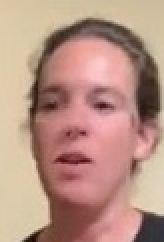
#> input picture images/facebook_12092.jpg, 82 x 121 px (shown 2 times larger); its folder holds 4 pictures in this run
$ python nostrilconnection.py   (older library calls are emulated)
#> lines starting #> are read from the running program, lines starting #| are printed output that depends on the picture
import cv2
import glob
import numpy as np

#작업할 이미지 경로
img_dir = "C:\\Users\\jsych\\Desktop\\Images\\*"
file_list = glob.glob(img_dir)
#.jpg파일만 리스트에 넣는다.
img_list = [file for file in file_list if file.endswith(".jpg")]
#작업할 이미지의 개수
cnt_img = len(img_list) - 1

for i in range(cnt_img):
    imgfile_name = img_list[i].split("\\")
    train = cv2.imread(img_list[i])
#> train is the input picture: shape (121, 82, 3); mean B, G, R 131.6, 146.3, 184.7
    tmp = train.copy()

    # Emboss
    tmp = cv2.cvtColor(tmp, cv2.COLOR_RGB2GRAY)
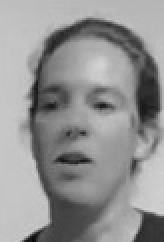
#> tmp: shape (121, 82) (shown 2 times larger); min 7, max 211, mean 146.3
    Kernel_emboss = np.array([[-2, -1, 0], [-1, 1, 1], [0, 1, 2]])
    tmp = cv2.filter2D(tmp, cv2.CV_8U, Kernel_emboss)
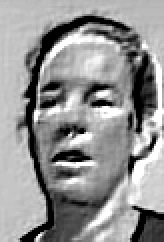
#> tmp: shape (121, 82) (shown 2 times larger); min 0, max 255, mean 146.8
    tmp = cv2.cvtColor(tmp, cv2.COLOR_GRAY2RGB)
#> tmp: shape (121, 82, 3)

    #THRESH_TOZERO
    ret, tmp = cv2.threshold(tmp, 45,0, cv2.THRESH_TOZERO)
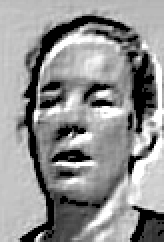
#> tmp: shape (121, 82, 3) (shown 2 times larger); min 0, max 255, mean 145.6

    # Gamma_correction
    gamma = 50
    lookUpTable = np.empty((1, 256), np.uint8)
    for j in range(256):
        lookUpTable[0, j] = np.clip(pow(j / 255.0, 1.0 / (gamma / 10)) * 255.0, 0, 255)

    tmp = cv2.LUT(tmp, lookUpTable)
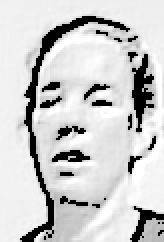
#> tmp: shape (121, 82, 3) (shown 2 times larger); min 0, max 255, mean 203


    # 필터 통과한 이미지 변수에 넣기
    work = tmp.copy()


    #결과 이미지를 보여준다.
    cv2.imshow('aaa', work)
    cv2.waitKey()
#> pass 2 of the loop `for i in range(cnt_img):`:
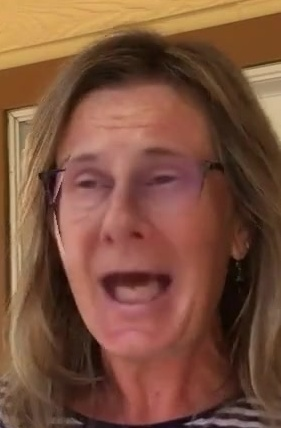
#> input picture images/facebook_13546.jpg, 281 x 428 px
#> train is the input picture: shape (428, 281, 3); mean B, G, R 60.9, 81.2, 123.6
#> `ret, tmp = cv2.threshold(tmp, 45,0, cv2.THRESH_TOZERO)`:
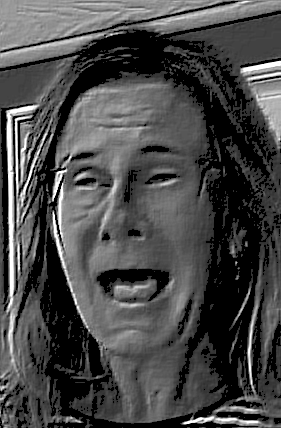
#> tmp: shape (428, 281, 3); min 0, max 255, mean 72.8
#> `tmp = cv2.LUT(tmp, lookUpTable)`:
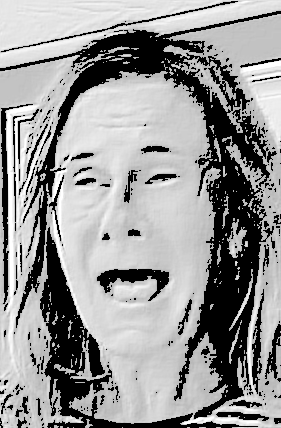
#> tmp: shape (428, 281, 3); min 0, max 255, mean 150.6
#> pass 3 of the loop `for i in range(cnt_img):`:
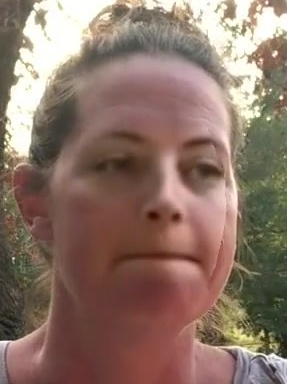
#> input picture images/facebook_20403.jpg, 287 x 384 px
#> train is the input picture: shape (384, 287, 3); mean B, G, R 103, 115.2, 139.9
#> `ret, tmp = cv2.threshold(tmp, 45,0, cv2.THRESH_TOZERO)`:
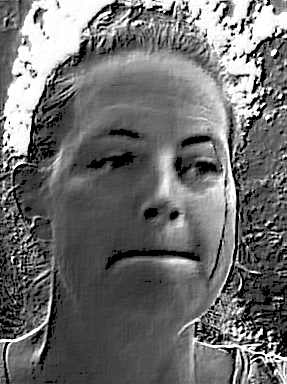
#> tmp: shape (384, 287, 3); min 0, max 255, mean 109.4
#> `tmp = cv2.LUT(tmp, lookUpTable)`:
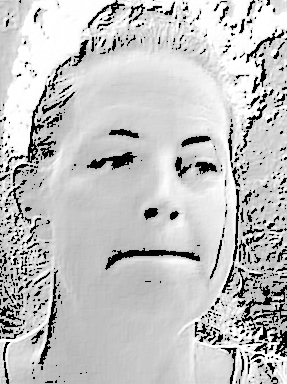
#> tmp: shape (384, 287, 3); min 0, max 255, mean 194.5


    #필터를 통과한 이미지를 해당 경로의 폴더에 넣어준다.
    #원본이미지명 앞에 R_을 추가해서 저장한다.
    #print(imgfile_name[-1])
    # path = "C:\\Users\\jsych\\Desktop\\Results\\R_" + imgfile_name[-1]
    # cv2.imwrite(path,work)
